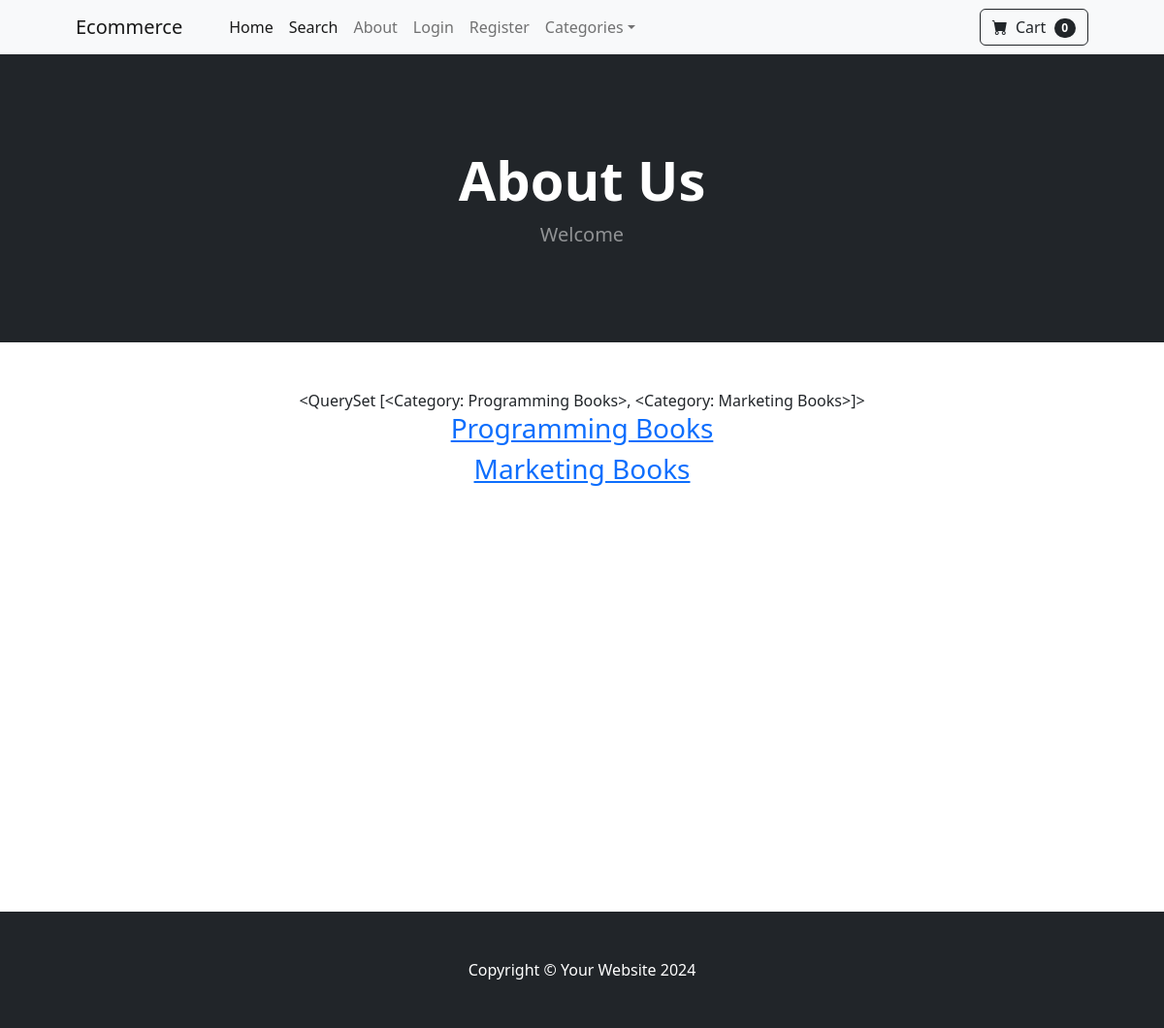
The app's page /category_summary/ with its own data.
### store/models.py (models this page shows)
class Category(models.Model):
    name = models.CharField(max_length=50)
    def __str__(self):
        return self.name
    class Meta:
        verbose_name_plural = 'Categories'

### store/views.py (the view)
# urls.py: path('category_summary/', views.category_summary, name='category_summary',),
def category_summary(request):
    categories = Category.objects.all()
    return render(request, 'store/category_summary.html', {"categories": categories})

### cart/cart.py (called while the page is built)
    def __len__(self):
        return len(self.cart)

### cart/context_processors.py (called while the page is built)
def cart_context(request):
    return {'cart': Cart(request)}

### templates/store/category_summary.html
{% extends 'base.html' %}
{% block content %}
	<header class="bg-dark py-5">
            <div class="container px-4 px-lg-5 my-5">
                <div class="text-center text-white">
                    <h1 class="display-4 fw-bolder">About Us</h1>
                    <p class="lead fw-normal text-white-50 mb-0">Welcome</p>
                </div>
            </div>
        </header>
    <div class="container">
        <div class="row">
            <center>
                <div class="col-8">
                    <br/><br/>
                    {{ categories }}
                    {% for category in categories %}
                    <h3><a href="{% url 'category' category %}"> {{ category }}</a></h3>
                    {% endfor %}
                    <br/><br/><br/><br/><br/><br/>
                    <br/><br/><br/><br/><br/><br/>
                    <br/><br/><br/><br/><br/><br/>
                </div>
            </center>
        </div>
    </div>
{% endblock %}

### records on screen
Category: name.name "<QuerySet [<Category: Programming Books>, <Category: Marketing Books>]>", name "Programming Books"
Category: name "Marketing Books"

### other values on screen
{{ cart|length }} "0"
